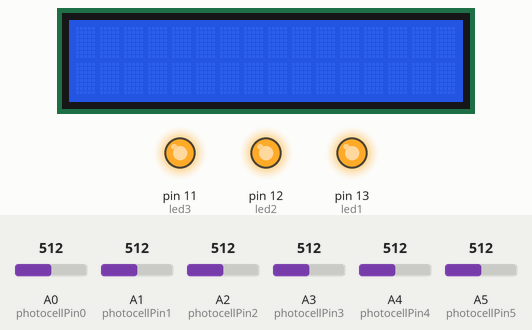
The sketch below on a simulated Arduino Uno, built with avr-gcc and run on an emulated ATmega328P. On the bench: 16×2 character LCD, output pins drawn as LEDs (lit = HIGH). The test bench sets the inputs (shaded band); at power-on: A0 (photocellPin0) = 512, A3 (photocellPin3) = 512, A4 (photocellPin4) = 512, A1 (photocellPin1) = 512, A2 (photocellPin2) = 512, A5 (photocellPin5) = 512. Random numbers use the default seed unless the sketch sets one; what the sketch prints to the serial monitor is not drawn.

Above: at 1.2 s.
1.3 s: A0 (photocellPin0) set to 490
At 2.8 s:
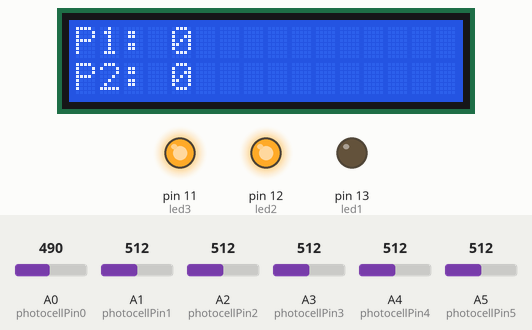
3.3 s: A3 (photocellPin3) set to 479
At 3.8 s:
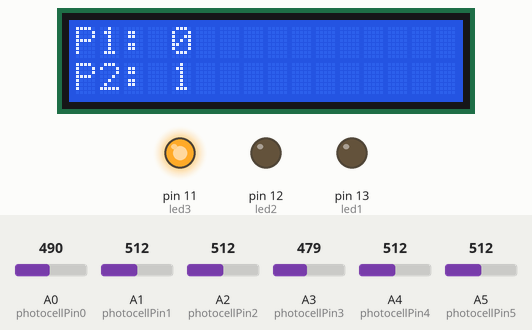
4.8 s: A4 (photocellPin4) set to 487
At 6.0 s:
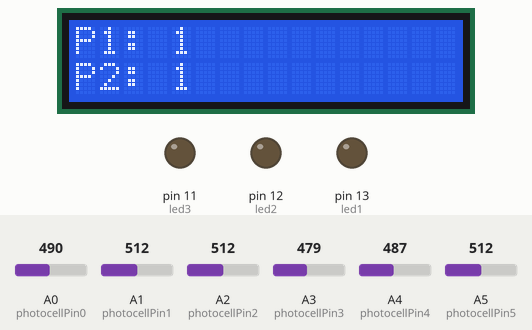
6.3 s: A0 (photocellPin0) set to 716
At 9.1 s:
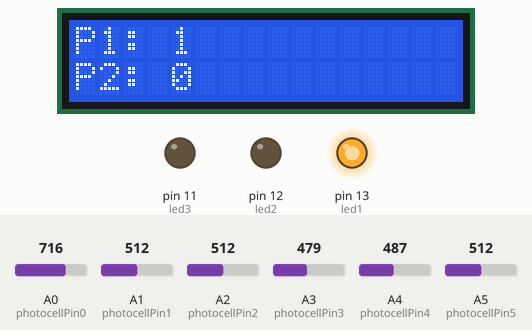
9.3 s: A4 (photocellPin4) set to 716
At 11.0 s:
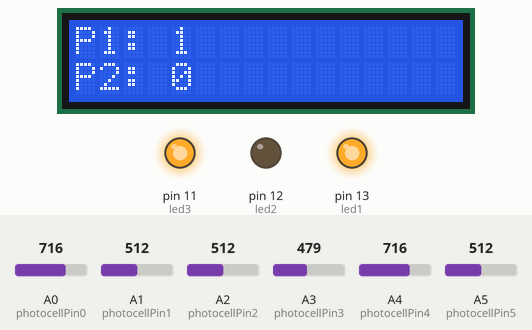
12.2 s: A3 (photocellPin3) set to 716
At 14.8 s:
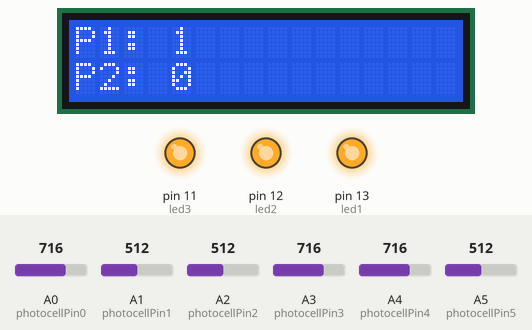
Timing chart, 0 to 16.0 s (numbered marks = the images above; inputs shaded):
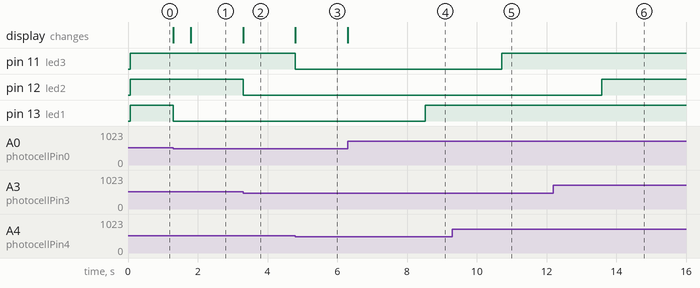

Measured:
- the behaviour switches between 497 and 496 on A0 (photocellPin0) (found by bisection; images 0 and 1)
- the behaviour switches between 497 and 496 on A3 (photocellPin3) (found by bisection; images 1 and 2)
- the behaviour switches between 497 and 496 on A4 (photocellPin4) (found by bisection; images 2 and 3)
- after the input at 1.3 s, pin 13 (led1): HIGH → LOW at once; the display: first changes at once (image 1 shows a later state)
- after the input at 3.3 s, pin 12 (led2): HIGH → LOW at once; the display: changes at once (image 2)
- after the input at 4.8 s, pin 11 (led3): HIGH → LOW at once; the display: changes at once (image 3)
- after the input at 6.3 s, pin 13 (led1): LOW → HIGH after 2.2 s; the display: changes at once (image 4)
- after the input at 9.3 s, pin 11 (led3): LOW → HIGH after 1.4 s
- after the input at 12.2 s, pin 12 (led2): LOW → HIGH after 1.4 s

The sketch:

LumenProject.ino
```cpp
#include <LiquidCrystal.h> // initialize the library with the numbers of the interface pins

LiquidCrystal lcd(8,9,4,5,6,7); // LCD connected to 8, 9, 4, 5, 6, 7 pins

int led1 = 13; // LED connected to digital pin 13
int photocellPin0 = 0; // Photocell connected to analog pin 0
int minLight0, maxLight0, lightLevel0,adjustedLightLevel0; // initialize max min and light level
int photocellPin1 = 1; // Photocell connected to analog pin 1
int minLight1, maxLight1, lightLevel1,adjustedLightLevel1; // initialize max min and light level

int led2 = 12; // LED connected to digital pin 12
int photocellPin2 = 2; // Photocell connected to analog pin 2
int minLight2, maxLight2, lightLevel2,adjustedLightLevel2; // initialize max min and light level
int photocellPin3 = 3; // Photocell connected to analog pin 3
int minLight3, maxLight3, lightLevel3,adjustedLightLevel3; // initialize max min and light level

int led3 = 11; // LED connected to digital pin 11
int photocellPin4 = 4; // Photocell connected to analog pin 4
int minLight4, maxLight4, lightLevel4,adjustedLightLevel4; // initialize max min and light level
int photocellPin5 = 5; // Photocell connected to analog pin 5
int minLight5, maxLight5, lightLevel5,adjustedLightLevel5; // initialize max min and light level

unsigned long previousMillis1 = 0;        // will store last time LED was updated
long onTime1 = 0;           // milliseconds of on-time
int rand1 = 0; // define random variable

unsigned long previousMillis2 = 0;        // will store last time LED was updated
long onTime2 = 0;           // milliseconds of on-time
int rand2 = 0; // define random variable

unsigned long previousMillis3 = 0;        // will store last time LED was updated
long onTime3 = 0;           // milliseconds of on-time
int rand3 = 0; // define random variable

unsigned long previousMillis4 = 0;
long onTime4 = 10000;

int p1 = 0; // intiailize player 1 score to start from 0
int p2 = 0; // // intiailize player 2 score to start from 0

//initialise boolean values needed in future
boolean a = true;
boolean b = true;
boolean c = true;
boolean d = true;
boolean e = true;
boolean f = true;

int x,y,z,g,r,t,o,p = 0; // initialise int values needed in future

String stringOne =  String("P1: "); //output score for player 1
String stringTwo =  String("P2: "); //output score for player 2
String player1 = String("P1 Score: ");
String player2 = String("P2 Score: ");

void setup()
{
  Serial.begin(9600);
  Serial.println("The game is starting. Good Luck!!!");
  pinMode(led1, OUTPUT); // initialize the digital pin as an output.
  pinMode(photocellPin0, INPUT); // initialize the photocell pin as an input
  pinMode(photocellPin1, INPUT); // initialize the photocell pin as an input

  pinMode(led2, OUTPUT); // initialize the digital pin as an output.
  pinMode(photocellPin2, INPUT); // initialize the photocell pin as an input
  pinMode(photocellPin3, INPUT); // initialize the photocell pin as an input

  pinMode(led3, OUTPUT); // initialize the digital pin as an output.
  pinMode(photocellPin4, INPUT); // initialize the photocell pin as an input
  pinMode(photocellPin5, INPUT); // initialize the photocell pin as an input

  lightLevel0 = analogRead(photocellPin0);  // set up starting light levels
  lightLevel1 = analogRead(photocellPin1);  // set up starting light levels
  lightLevel2 = analogRead(photocellPin2);  // set up starting light levels
  lightLevel3 = analogRead(photocellPin3);  // set up starting light levels
  lightLevel4 = analogRead(photocellPin4);  // set up starting light levels
  lightLevel5 = analogRead(photocellPin5);  // set up starting light levels

  minLight0 = lightLevel0-20; //initialize min light = light level - (20)
  minLight1 = lightLevel1-20; //initialize min light = light level - (20)
  minLight2 = lightLevel2-20; //initialize min light = light level - (20)
  minLight3 = lightLevel3-20; //initialize min light = light level - (20)
  minLight4 = lightLevel4-20; //initialize min light = light level - (20)
  minLight5 = lightLevel5-20; //initialize min light = light level - (20)

  maxLight0 = lightLevel0; // initialize max light  = light level
  maxLight1 = lightLevel1; // initialize max light  = light level
  maxLight2 = lightLevel2; // initialize max light  = light level
  maxLight3 = lightLevel3; // initialize max light  = light level
  maxLight4 = lightLevel4; // initialize max light  = light level
  maxLight5 = lightLevel5; // initialize max light  = light level

  lcd.begin(16,2); // begin lcd at values 16,2

  randomSeed(analogRead(0)); //randomize
  }
// the loop routin ve runs over and over again forever
void loop()
{
  unsigned long currentMillis1 = millis(); // check to see if it's time to change the state of the LED
  unsigned long currentMillis2 = millis(); // check to see if it's time to change the state of the LED
  unsigned long currentMillis3 = millis(); // check to see if it's time to change the state of the LED
  unsigned long currentMillis4 = millis();

  lightLevel0 = analogRead(photocellPin0);  // adjust the max and minimum in real time
  if(minLight0>lightLevel0) minLight0 = lightLevel0;
  if(maxLight0<lightLevel0)maxLight0=lightLevel0;
  adjustedLightLevel0 = map(lightLevel0, minLight0, maxLight0, 0, 100); // map function

  lightLevel1 = analogRead(photocellPin1);  // set up starting light levels
  if(minLight1>lightLevel1) minLight1 = lightLevel1;
  if(maxLight1 < lightLevel1) maxLight1=lightLevel1;
  adjustedLightLevel1 = map(lightLevel1, minLight1, maxLight1, 0, 100); // map function

  lightLevel2 = analogRead(photocellPin2);  // set up starting light levels
  if(minLight2>lightLevel2) minLight2 = lightLevel2;
  if(maxLight2 < lightLevel2) maxLight2=lightLevel2;
  adjustedLightLevel2 = map(lightLevel2, minLight2, maxLight2, 0, 100); // map function

  lightLevel3 = analogRead(photocellPin3);  // set up starting light levels
  if(minLight3>lightLevel3) minLight3 = lightLevel3;
  if(maxLight3 < lightLevel3) maxLight3=lightLevel3;
  adjustedLightLevel3 = map(lightLevel3, minLight3, maxLight3, 0, 100); // map function

  lightLevel4 = analogRead(photocellPin4);  // set up starting light levels
  if(minLight4>lightLevel4) minLight4 = lightLevel4;
  if(maxLight4 < lightLevel4) maxLight4=lightLevel4;
  adjustedLightLevel4 = map(lightLevel4, minLight4, maxLight4, 0, 100); // map function

  lightLevel5 = analogRead(photocellPin5);  // set up starting light levels
  if(minLight5>lightLevel5) minLight5 = lightLevel5;
  if(maxLight5 < lightLevel5) maxLight5=lightLevel5;
  adjustedLightLevel5 = map(lightLevel5, minLight5, maxLight5, 0, 100); // map function

  if ((adjustedLightLevel1 < 25 && led1 != LOW)||(adjustedLightLevel0 < 25 && led1 != LOW))
  {
    rand1 = random(750,2500); //randomize between 0.75 and 2.5 seconds
    onTime1 = rand1;
    digitalWrite(led1,LOW); // turn the LED off by making the voltage LOW
    previousMillis1 = currentMillis1;
  }
  if ((adjustedLightLevel2 < 25 && led2 != LOW)||(adjustedLightLevel3 < 25 && led2 != LOW))
  {
    rand2 = random(750,2500);
    onTime2 = rand2; //randomize between 0.75 and 2.5 seconds
    digitalWrite(led2,LOW); // turn the LED off by making the voltage LOW
    previousMillis2 = currentMillis2;
   }
  if ((adjustedLightLevel4 < 25 && led3 != LOW)||(adjustedLightLevel5 < 25 && led3 != LOW))
  {
    rand3 = random(750,2500);
    onTime3 = rand3; //randomize between 0.75 and 2.5 seconds
    digitalWrite(led3,LOW); // turn the LED off by making the voltage LOW
    previousMillis3 = currentMillis3;
  }
  if(currentMillis1 - previousMillis1 >= onTime1)
  {
    digitalWrite(led1,HIGH); // turn the LED on (HIGH is the voltage level)
    a = true;

  }
  if(currentMillis2 - previousMillis2 >= onTime2)
  {
    digitalWrite(led2,HIGH); // turn the LED on (HIGH is the voltage level)
    b = true;
  }
  if(currentMillis3 - previousMillis3 >= onTime3)
  {
    digitalWrite(led3,HIGH); // turn the LED on (HIGH is the voltage level)
    c = true;
  }

  if(p1==10)
  {
    for(r==0; r==0 ; r++)
    {
      Serial.println("First Player earned 10 points");
    }
  }
  if(p2==10)
  {
    for(t==0; t==0 ; t++)
    {
      Serial.println("Second Player earned 10 points");
    }
  }
  if(p1==25)
  {
    for(o==0; o==0 ; o++)
    {
      Serial.println("Congratulations!!! First player earned 25 points and won the game!!!");
    }
  }
  if(p2==25)
  {
    for(p==0; p==0 ; p++)
    {
      Serial.println("Congratulations!!! Second player earned 25 points and won the game!!!");
    }
  }
  while (p1 >= 25 || p2 >= 25)
  {
    for (g==0; g==0; g++)
    {
      Serial.println("Game Over!!! Good Luck next time");
    digitalWrite(led1,LOW);
    digitalWrite(led2,LOW);
    digitalWrite(led3,LOW);
    }
  }
  score(); // call method score
}
// This method checks light values on different sensors and in right cases calls such methods as player1Score, player2Score, player1Score1 and player2Score2
void score()
{
  if (a == true && adjustedLightLevel0  <25) // if light is on and adjusted light level is less than 25
  {
    player1Score(); //call method player1Score
    x=1;
    delay(500); // wait 0.5 seconds
  }
  else if (a == true && adjustedLightLevel1  <25)
  {
    player2Score(); //call method player2Score
    x=1;
    delay(500); // wait 0.5 seconds
  }
  else if (b == true && adjustedLightLevel2  <25)
  {
    player1Score();
    y=1;
    delay(500); // wait 0.5 seconds
  }
  else if (b == true && adjustedLightLevel3  <25)
  {
    player2Score();
    y=1;
    delay(500); // wait 0.5 seconds
  }
  else if (c == true && adjustedLightLevel4  <25)
  {
    player1Score();
    z=1;
    delay(500); // wait 0.5 seconds
  }
  else if (c == true && adjustedLightLevel5  <25)
  {
    player2Score();
    z=1;
    delay(500); // wait 0.5 seconds
  }
  else if (d == true && adjustedLightLevel0  <25) // if light is off and agjusted light level is less than 25
  {
    for(x==1; x==1; x++)
    {
      player1Score1(); //call method player1Score1 only one time
    }
  }
  else if (d == true && adjustedLightLevel1  <25)
  {
    for(x==1; x==1; x++)
    {
      player2Score1(); //call method player2Score1 only one time
    }
  }
  else if (e == true && adjustedLightLevel2  <25)
  {
    for(y==1; y==1; y++)
    {
      player1Score1();
    }
  }
  else if (e == true && adjustedLightLevel3  <25)
  {
    for(y==1; y==1; y++)
    {
      player2Score1();
    }
  }
  else if (f == true && adjustedLightLevel4  <25)
  {
    for(z==1; z==1; z++)
    {
      player1Score1();
    }
  }
  else if (f == true && adjustedLightLevel5  <25)
  {
    for(z==1; z==1; z++)
    {
      player2Score1();
    }
  }
}
// this method counts + points to the player's one score
void player1Score()
{
  p1=p1+1;
  lcd.setCursor(0,0); // set cursor on the first line
  lcd.print(stringOne);
  lcd.print(p1);
  lcd.setCursor(0,1); // set cursor on the second line
  lcd.print(stringTwo);
  lcd.print(p2);
  a = false;
  b = false;
  c = false;
}
// this method counts + points to the player's two score
void player2Score()
{
  p2=p2+1;
  lcd.setCursor(0,0); // set cursor on the first line
  lcd.print(stringOne);
  lcd.print(p1);
  lcd.setCursor(0,1); // set cursor on the secoind line
  lcd.print(stringTwo);
  lcd.print(p2);
  //Serial.println(stringTwo + p2);
  a = false;
  b = false;
  c = false;
}
// this method counts - points to the player's one score
void player1Score1()
{
  p1=p1-1;
  lcd.setCursor(0,0); // set cursor on the first line
  lcd.print(stringOne);
  lcd.print(p1);
  lcd.setCursor(0,1); // set cursor on the second line
  lcd.print(stringTwo);
  lcd.print(p2);
  d = true;
  e = true;
  f = true;
}
// this method counts - points to the player's two score
void player2Score1()
{
  p2=p2-1;
  lcd.setCursor(0,0); // set cursor on the first line
  lcd.print(stringOne);
  lcd.print(p1);
  lcd.setCursor(0,1); // set cursor on the second line
  lcd.print(stringTwo);
  lcd.print(p2);
  d = true;
  e = true;
  f = true;
}
```
